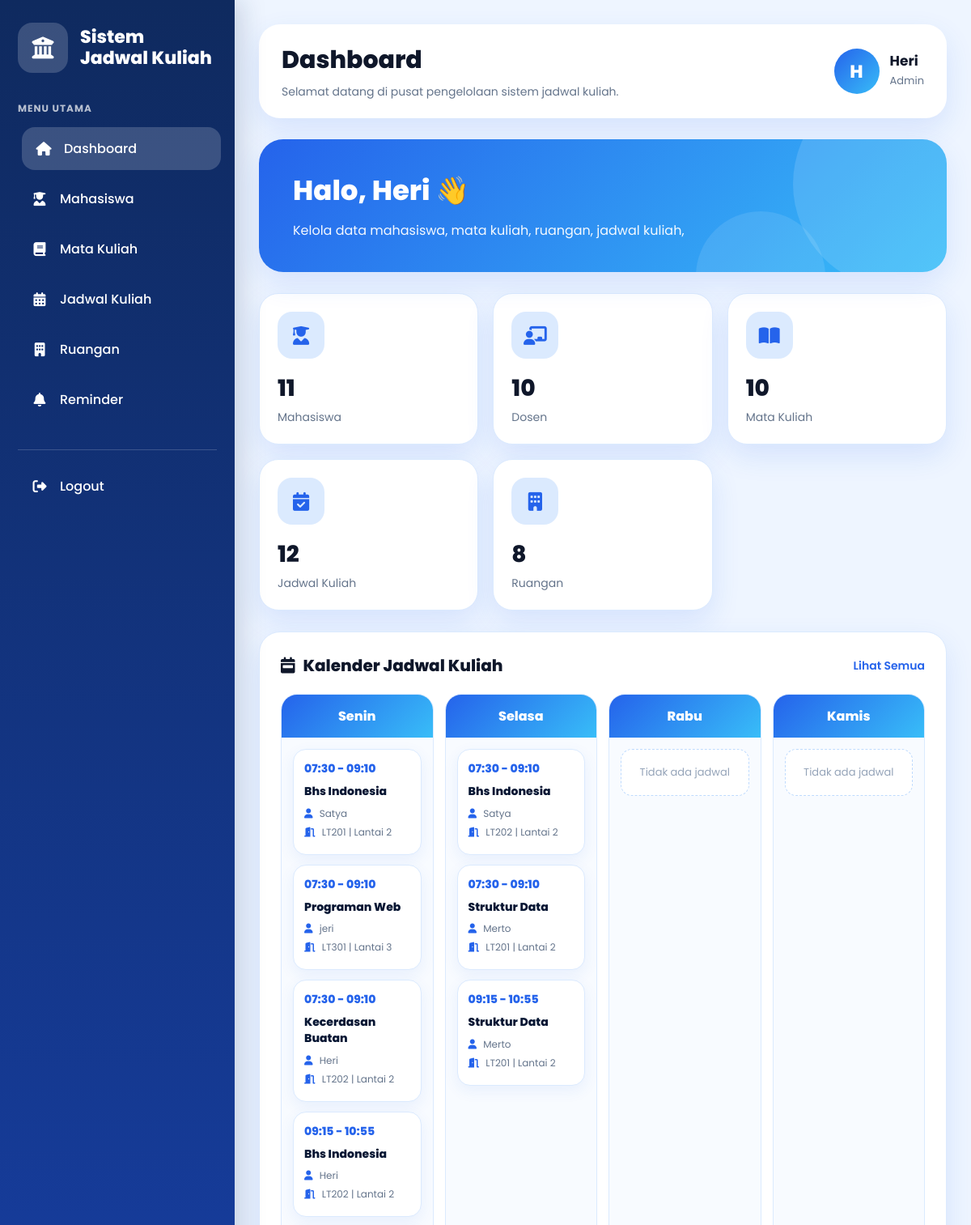
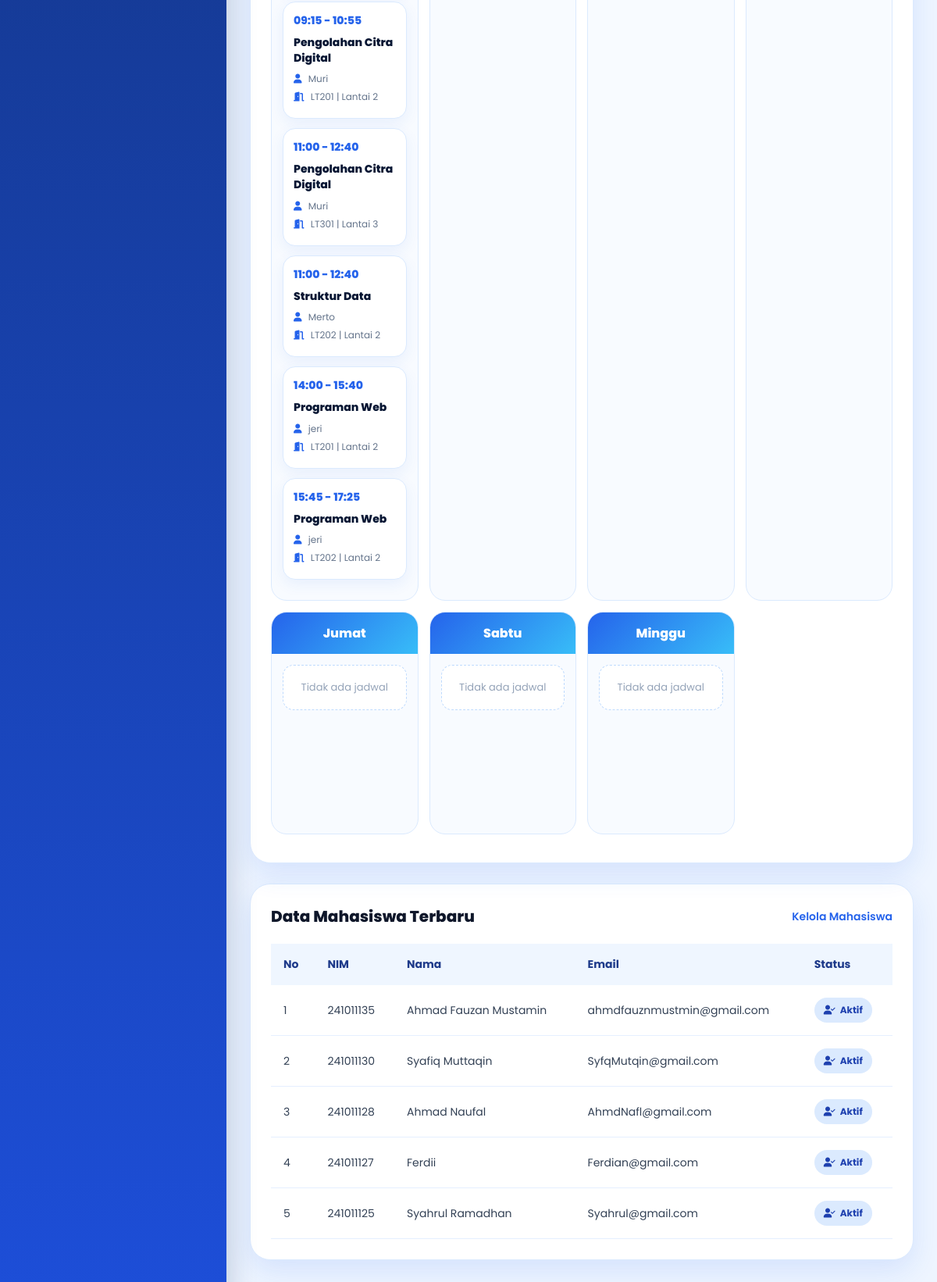
Screenshot of /dashboard-admin.php (signed in) with the database file from the repository (2 pictures, top to bottom).
### tables this page shows
CREATE TABLE `jadwal_kuliah` (
  `id_jadwal` int(11) NOT NULL,
  `id_matkul` int(11) NOT NULL,
  `id_dosen` int(11) NOT NULL,
  `id_ruang` int(11) NOT NULL,
  `gedung` varchar(100) NOT NULL,
  `hari` varchar(20) NOT NULL,
  `waktu_mulai` time NOT NULL,
  `waktu_selesai` time NOT NULL
);

CREATE TABLE `mata_kuliah` (
  `id_matkul` int(11) NOT NULL,
  `nama_matkul` varchar(100) NOT NULL,
  `sks` int(11) NOT NULL
);

CREATE TABLE `dosen` (
  `id_dosen` int(11) NOT NULL,
  `nama_dosen` varchar(100) NOT NULL,
  `email_dosen` varchar(100) NOT NULL,
  `password` varchar(255) NOT NULL
);

CREATE TABLE `ruangan` (
  `id_ruang` int(11) NOT NULL,
  `nama_ruang` varchar(50) NOT NULL,
  `gedung` varchar(100) NOT NULL
);

CREATE TABLE `mahasiswa` (
  `nim` varchar(20) NOT NULL,
  `nama` varchar(100) NOT NULL,
  `email` varchar(100) NOT NULL,
  `password` varchar(255) NOT NULL
);

### dashboard-admin.php (the view, shortened to what this page needs)
<?php
include "connect.php";
$conn->set_charset("utf8mb4");
$roleLogin = $_SESSION['role'] ?? '';
function e($text) {
    return htmlspecialchars((string)$text, ENT_QUOTES, 'UTF-8');
}
function tableExists($conn, $table) {
    $tableSafe = mysqli_real_escape_string($conn, $table);
    $query = mysqli_query($conn, "SHOW TABLES LIKE '$tableSafe'");
    return $query && mysqli_num_rows($query) > 0;
}
function columnExists($conn, $table, $column) {
    if (!tableExists($conn, $table)) {
        return false;
    }
    $tableSafe = str_replace("`", "``", $table);
    $columnSafe = mysqli_real_escape_string($conn, $column);
    $query = mysqli_query($conn, "SHOW COLUMNS FROM `$tableSafe` LIKE '$columnSafe'");
    return $query && mysqli_num_rows($query) > 0;
}
function countTable($conn, $table) {
    if (!tableExists($conn, $table)) {
        return 0;
    }
    $tableSafe = str_replace("`", "``", $table);
    $query = mysqli_query($conn, "SELECT COUNT(*) AS total FROM `$tableSafe`");
    $data = mysqli_fetch_assoc($query);
    return (int)($data['total'] ?? 0);
}
function pickValue($row, $keys, $default = '-') {
    foreach ($keys as $key) {
        if (isset($row[$key]) && $row[$key] !== '') {
            return $row[$key];
        }
    }
    return $default;
}
function formatJam($jam) {
    return substr($jam, 0, 5);
}
$namaAdmin = $_SESSION['nama'];
$inisialAdmin = strtoupper(substr($namaAdmin, 0, 1));
$totalMahasiswa = countTable($conn, 'mahasiswa');
$totalDosen     = countTable($conn, 'dosen');
$totalMatkul    = countTable($conn, 'mata_kuliah');
$totalJadwal    = countTable($conn, 'jadwal_kuliah');
$totalRuangan   = countTable($conn, 'ruangan');
$mahasiswaTerbaru = [];
if (tableExists($conn, 'mahasiswa')) {
    $orderMahasiswa = columnExists($conn, 'mahasiswa', 'nim') ? "ORDER BY nim DESC" : "ORDER BY 1 DESC";
    $queryMahasiswa = mysqli_query($conn, "
        SELECT *
        FROM mahasiswa
        $orderMahasiswa
        LIMIT 5
    ");
    if ($queryMahasiswa) {
        while ($row = mysqli_fetch_assoc($queryMahasiswa)) {
            $mahasiswaTerbaru[] = $row;
        }
    }
}
$hariKalender = [
    'Senin',
    'Selasa',
    'Rabu',
    'Kamis',
    'Jumat',
    'Sabtu',
    'Minggu'
];
$jadwalKalender = [];
foreach ($hariKalender as $hari) {
    $jadwalKalender[$hari] = [];
}
if (
    tableExists($conn, 'jadwal_kuliah') &&
    tableExists($conn, 'mata_kuliah') &&
    tableExists($conn, 'dosen') &&
    tableExists($conn, 'ruangan')
) {
    $queryKalender = mysqli_query($conn, "
        SELECT
            jk.id_jadwal,
            jk.hari,
            jk.waktu_mulai,
            jk.waktu_selesai,
            jk.gedung,
            mk.nama_matkul,
            d.nama_dosen,
            r.nama_ruang
        FROM jadwal_kuliah jk
        LEFT JOIN mata_kuliah mk
        ON jk.id_matkul = mk.id_matkul
        LEFT JOIN dosen d
        ON jk.id_dosen = d.id_dosen
        LEFT JOIN ruangan r
        ON jk.id_ruang = r.id_ruang
        ORDER BY
        FIELD(jk.hari, 'Senin','Selasa','Rabu','Kamis','Jumat','Sabtu','Minggu'),
        jk.waktu_mulai ASC
    ");
    if ($queryKalender) {
        while ($row = mysqli_fetch_assoc($queryKalender)) {
            $hari = $row['hari'];
            if (isset($jadwalKalender[$hari])) {
                $jadwalKalender[$hari][] = $row;
            }
        }
    }
}
?>
<!DOCTYPE html>
<html lang="id">
<head>
<link rel="stylesheet" href="https://cdnjs.cloudflare.com/ajax/libs/font-awesome/6.5.1/css/all.min.css">
</head>
<body>
<div class="app">
    <aside class="sidebar">
        <div class="brand">
            <div class="brand-logo">
                <?php if (file_exists("logo.png")) { ?>
                    <img src="logo.png" alt="Logo">
                <?php } else { ?>
                    <i class="fa-solid fa-building-columns"></i>
                <?php } ?>
            </div>
            <div class="brand-text">
                <h2>Sistem<br>Jadwal Kuliah</h2>
            </div>
        </div>
        <div class="menu-label">Menu Utama</div>
        <ul class="menu">
            <li>
                <a href="dashboard-admin.php" class="active">
                    <i class="fa-solid fa-house"></i>
                    Dashboard
                </a>
            </li>
            <li>
                <a href="mahasiswa.php">
                    <i class="fa-solid fa-user-graduate"></i>
                    Mahasiswa
                </a>
            </li>
            <li>
                <a href="matakuliah.php">
                    <i class="fa-solid fa-book"></i>
                    Mata Kuliah
                </a>
            </li>
            <li>
                <a href="jadwal.php">
                    <i class="fa-solid fa-calendar-days"></i>
                    Jadwal Kuliah
                </a>
            </li>
            <li>
                <a href="ruangan.php">
                    <i class="fa-solid fa-building"></i>
                    Ruangan
                </a>
            </li>
            <li>
                <a href="notifikasi-reminder.php">
                    <i class="fa-solid fa-bell"></i>
                    Reminder
                </a>
            </li>
        </ul>
        <div class="sidebar-footer">
            <ul class="menu">
                <li>
                    <a href="logout-admin.php">
                        <i class="fa-solid fa-right-from-bracket"></i>
                        Logout
                    </a>
                </li>
            </ul>
        </div>
    </aside>
    <main class="main">
        <section class="topbar">
            <div class="page-title">
                <h1>Dashboard</h1>
                <p>Selamat datang di pusat pengelolaan sistem jadwal kuliah.</p>
            </div>
            <div class="top-actions">
                <div class="profile">
                    <div class="avatar">
                        <?php echo e($inisialAdmin); ?>
                    </div>
                    <div class="profile-info">
                        <h3><?php echo e($namaAdmin); ?></h3>
                        <span><?php echo e($roleLogin); ?></span>
                    </div>
                </div>
            </div>
        </section>
        <section class="hero">
            <div class="hero-content">
                <h2>Halo, <?php echo e($namaAdmin); ?> 👋</h2>
                <p>
                    Kelola data mahasiswa, mata kuliah, ruangan, jadwal kuliah,
                </p>
            </div>
        </section>
        <section class="stats">
            <div class="stat-card">
                <div class="stat-icon">
                    <i class="fa-solid fa-user-graduate"></i>
                </div>
                <div class="stat-number"><?php echo $totalMahasiswa; ?></div>
                <div class="stat-label">Mahasiswa</div>
            </div>
            <div class="stat-card">
                <div class="stat-icon">
                    <i class="fa-solid fa-chalkboard-user"></i>
                </div>
                <div class="stat-number"><?php echo $totalDosen; ?></div>
                <div class="stat-label">Dosen</div>
            </div>
            <div class="stat-card">
                <div class="stat-icon">
                    <i class="fa-solid fa-book-open"></i>
                </div>
                <div class="stat-number"><?php echo $totalMatkul; ?></div>
                <div class="stat-label">Mata Kuliah</div>
            </div>
            <div class="stat-card">
                <div class="stat-icon">
                    <i class="fa-solid fa-calendar-check"></i>
                </div>
                <div class="stat-number"><?php echo $totalJadwal; ?></div>
                <div class="stat-label">Jadwal Kuliah</div>
            </div>
            <div class="stat-card">
                <div class="stat-icon">
                    <i class="fa-solid fa-building"></i>
                </div>
                <div class="stat-number"><?php echo $totalRuangan; ?></div>
                <div class="stat-label">Ruangan</div>
            </div>
        </section>
        <section class="content-grid">
            <div class="card kalender-card">
                <div class="card-header">
                    <h3>
                        <i class="fa-solid fa-calendar-week"></i>
                        Kalender Jadwal Kuliah
                    </h3>
                    <a href="jadwal.php">
                        Lihat Semua
                    </a>
                </div>
                <div class="kalender-wrapper">
                    <?php foreach ($hariKalender as $hari) { ?>
                        <div class="kalender-day">
                            <div class="kalender-day-header">
                                <?php echo e($hari); ?>
                            </div>
                            <div class="kalender-day-body">
                                <?php if (!empty($jadwalKalender[$hari])) { ?>
                                    <?php foreach ($jadwalKalender[$hari] as $j) { ?>
                                        <div class="jadwal-mini">
                                            <div class="jadwal-time">
                                                <?php echo e(formatJam($j['waktu_mulai'])); ?>
                                                -
                                                <?php echo e(formatJam($j['waktu_selesai'])); ?>
                                            </div>
                                            <div class="jadwal-title">
                                                <?php echo e($j['nama_matkul'] ?: 'Mata Kuliah'); ?>
                                            </div>
                                            <div class="jadwal-info">
                                                <i class="fa-solid fa-user"></i>
                                                <?php echo e($j['nama_dosen'] ?: 'Dosen'); ?>
                                            </div>
                                            <div class="jadwal-info">
                                                <i class="fa-solid fa-door-open"></i>
                                                <?php echo e($j['nama_ruang'] ?: '-'); ?>
                                                |
                                                <?php echo e($j['gedung'] ?: '-'); ?>
                                            </div>
                                        </div>
                                    <?php } ?>
                                <?php } else { ?>
                                    <div class="jadwal-empty">
                                        Tidak ada jadwal
                                    </div>
                                <?php } ?>
                            </div>
                        </div>
                    <?php } ?>
                </div>
            </div>
        </section>
        <section class="table-card">
            <div class="card-header">
                <h3>Data Mahasiswa Terbaru</h3>
                <a href="mahasiswa.php">Kelola Mahasiswa</a>
            </div>
            <div class="table-wrapper">
                <table>
                    <thead>
                        <tr>
                            <th>No</th>
                            <th>NIM</th>
                            <th>Nama</th>
                            <th>Email</th>
                            <th>Status</th>
                        </tr>
                    </thead>
                    <tbody>
                        <?php if (!empty($mahasiswaTerbaru)) { ?>
                            <?php $no = 1; ?>
                            <?php foreach ($mahasiswaTerbaru as $mhs) { ?>
                                <tr>
                                    <td><?php echo $no++; ?></td>
                                    <td><?php echo e(pickValue($mhs, ['nim'], '-')); ?></td>
                                    <td><?php echo e(pickValue($mhs, ['nama'], '-')); ?></td>
                                    <td><?php echo e(pickValue($mhs, ['email'], '-')); ?></td>
                                    <td>
                                        <span class="badge badge-blue">
                                            <i class="fa-solid fa-user-check"></i>
                                            Aktif
                                        </span>
                                    </td>
                                </tr>
                            <?php } ?>
                        <?php } ?>
                    </tbody>
                </table>
            </div>
        </section>
    </main>
</div>
</body>
</html>

### rows the page displays
jadwal_kuliah: waktu_mulai "07:30", waktu_selesai "09:10", id_matkul.nama_matkul "Bhs Indonesia", id_dosen.nama_dosen "Satya", id_ruang.nama_ruang "LT201", gedung "Lantai 2"
jadwal_kuliah: waktu_mulai "07:30", waktu_selesai "09:10", id_matkul.nama_matkul "Programan Web", id_dosen.nama_dosen "jeri", id_ruang.nama_ruang "LT301", gedung "Lantai 3"
jadwal_kuliah: waktu_mulai "07:30", waktu_selesai "09:10", id_matkul.nama_matkul "Kecerdasan Buatan", id_dosen.nama_dosen "Heri", id_ruang.nama_ruang "LT202", gedung "Lantai 2"
jadwal_kuliah: waktu_mulai "09:15", waktu_selesai "10:55", id_matkul.nama_matkul "Bhs Indonesia", id_dosen.nama_dosen "Heri", id_ruang.nama_ruang "LT202", gedung "Lantai 2"
jadwal_kuliah: waktu_mulai "09:15", waktu_selesai "10:55", id_matkul.nama_matkul "Pengolahan Citra Digital", id_dosen.nama_dosen "Muri", id_ruang.nama_ruang "LT201", gedung "Lantai 2"
jadwal_kuliah: waktu_mulai "11:00", waktu_selesai "12:40", id_matkul.nama_matkul "Pengolahan Citra Digital", id_dosen.nama_dosen "Muri", id_ruang.nama_ruang "LT301", gedung "Lantai 3"
jadwal_kuliah: waktu_mulai "11:00", waktu_selesai "12:40", id_matkul.nama_matkul "Struktur Data", id_dosen.nama_dosen "Merto", id_ruang.nama_ruang "LT202", gedung "Lantai 2"
jadwal_kuliah: waktu_mulai "14:00", waktu_selesai "15:40", id_matkul.nama_matkul "Programan Web", id_dosen.nama_dosen "jeri", id_ruang.nama_ruang "LT201", gedung "Lantai 2"
jadwal_kuliah: waktu_mulai "15:45", waktu_selesai "17:25", id_matkul.nama_matkul "Programan Web", id_dosen.nama_dosen "jeri", id_ruang.nama_ruang "LT202", gedung "Lantai 2"
jadwal_kuliah: waktu_mulai "07:30", waktu_selesai "09:10", id_matkul.nama_matkul "Bhs Indonesia", id_dosen.nama_dosen "Satya", id_ruang.nama_ruang "LT202", gedung "Lantai 2"
jadwal_kuliah: waktu_mulai "07:30", waktu_selesai "09:10", id_matkul.nama_matkul "Struktur Data", id_dosen.nama_dosen "Merto", id_ruang.nama_ruang "LT201", gedung "Lantai 2"
jadwal_kuliah: waktu_mulai "09:15", waktu_selesai "10:55", id_matkul.nama_matkul "Struktur Data", id_dosen.nama_dosen "Merto", id_ruang.nama_ruang "LT201", gedung "Lantai 2"
mahasiswa: nim "241011135", nama "Ahmad Fauzan Mustamin", email "ahmdfauznmustmin@gmail.com"
mahasiswa: nim "241011130", nama "Syafiq Muttaqin", email "SyfqMutqin@gmail.com"
mahasiswa: nim "241011128", nama "Ahmad Naufal", email "AhmdNafl@gmail.com"
mahasiswa: nim "241011127", nama "Ferdii", email "Ferdian@gmail.com"
mahasiswa: nim "241011125", nama "Syahrul Ramadhan", email "Syahrul@gmail.com"

### other values shown
$inisialAdmin "H"
$namaAdmin "Heri"
$roleLogin "Admin"
$totalMahasiswa "11"
$totalDosen "10"
$totalMatkul "10"
$totalJadwal "12"
$totalRuangan "8"
$hari "Senin"
$hari "Selasa"
$hari "Rabu"
$hari "Kamis"
$hari "Jumat"
$hari "Sabtu"
$hari "Minggu"
